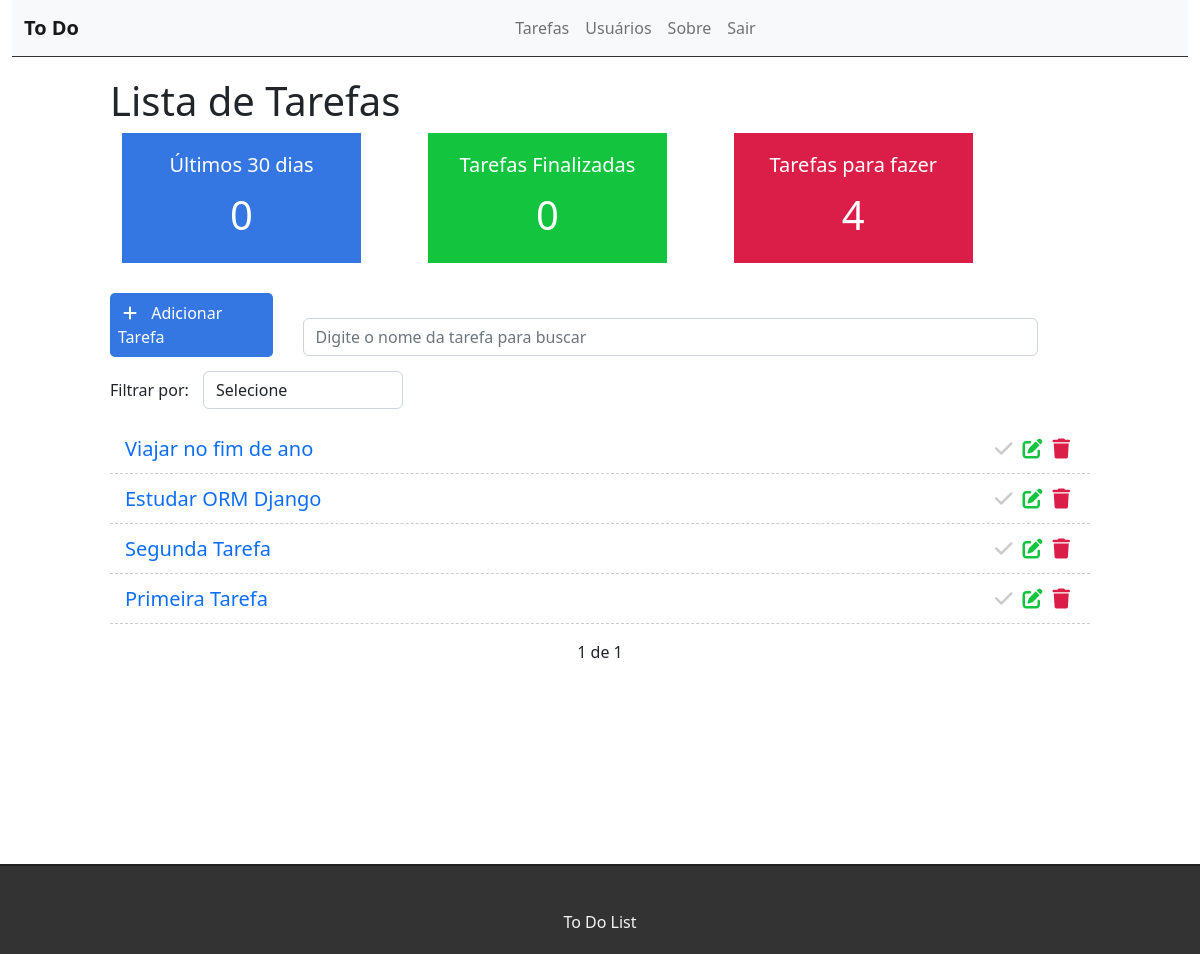
Page / (signed in) on the earlier database version.
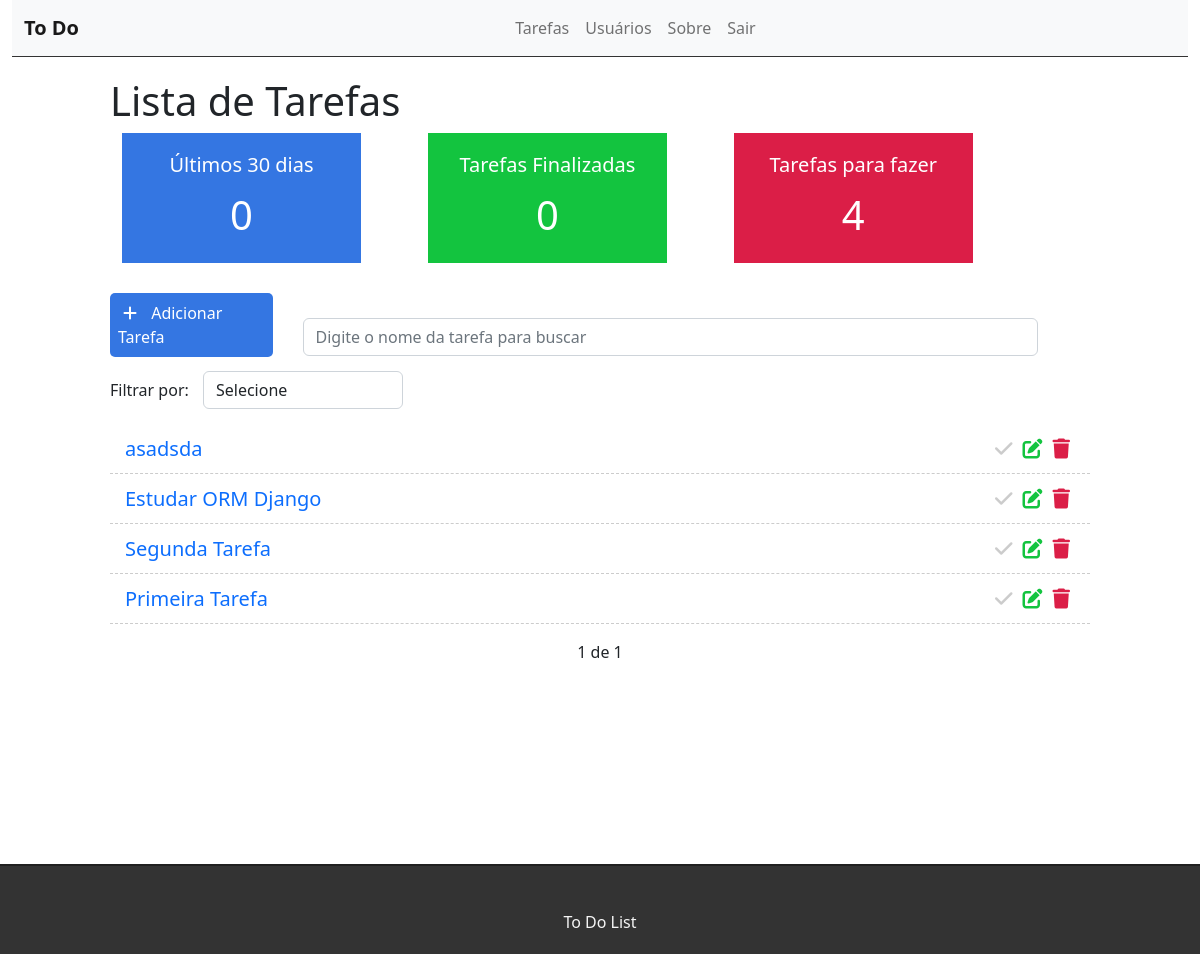
Same page on the later database version.
### tasks/models.py (models this page shows, shortened)
class Task(models.Model):
    title = models.CharField(max_length=255)
    description = models.TextField()
    done = models.CharField(
        max_length=5,
        choices=STATUS,
        )
    user = models.ForeignKey(get_user_model(), on_delete=models.CASCADE)   #chave estrangeira da tabela de user do Django
    created_at = models.DateTimeField(auto_now_add=True)
    updated_at = models.DateTimeField(auto_now=True)

### tasks/views.py (the view)
# urls.py: path('', views.taskList, name='task-list'),
@login_required
def taskList(request):
    search = request.GET.get('search')
    filter = request.GET.get('filter')
    tasksDoneRecently = Task.objects.filter(done='done', updated_at__gt=datetime.datetime.now() - datetime.timedelta(days=30), user=request.user).count()
    taskDone = Task.objects.filter(done='done', user=request.user).count()
    taskDoing = Task.objects.filter(done='doing', user=request.user).count()
    if search:
        tasks = Task.objects.filter(title__icontains=search, user=request.user)    #filtro busca
    elif filter:
        tasks = Task.objects.filter(done=filter, user=request.user)    #filtro de status tarefa
    else:
        tasks_list = Task.objects.all().order_by('-created_at').filter(user=request.user)  #pegar somente dados de usuário logado
        paginator = Paginator(tasks_list, 10)
        page = request.GET.get('page')
        tasks = paginator.get_page(page)
    return render(request, 'tasks/list.html', {'tasks': tasks, 'tasksrecently': tasksDoneRecently, 'taskDone': taskDone, 'taskDoing': taskDoing})

### tasks/templates/tasks/list.html (shortened to what this page needs)
{% extends 'base.html' %}
{% block content%}
<div class="offset-1 col-10 list-div">
    <h1>Lista de Tarefas</h1>
    <div class="row">
        <div class="container dashboard">
            <div class="col-3 dashboard-box" id="dashboard-lastdays">
                <h4>Últimos 30 dias</h4>
                <span>{{ tasksrecently }}</span>
            </div>
            <div class="col-3 dashboard-box" id="dashboard-done">
                <h4>Tarefas Finalizadas</h4>
                <span>{{ taskDone }}</span>
            </div>
            <div class="col-3 dashboard-box" id="dashboard-doing">
                <h4>Tarefas para fazer</h4>
                <span>{{ taskDoing }}</span>
            </div>
        </div>
    </div>
    <a id="add-link" href="newtask/">
        <div class="col-2 add-div">
            <i class="fas fa-plus"></i> Adicionar Tarefa
        </div>
    </a>
    <div class="col-9 search-div">
        <form  method="GET" id="search-form">
            <input class="form-control" type="text" id="search" name="search" placeholder="Digite o nome da tarefa para buscar" value="{{request.GET.search}}">
        </form>
    </div>
    <div class="col-12 filter-div">
        <span>Filtrar por:</span>
        <select name="filter" id="filter" class="form-control">
            <option value="">Selecione</option>
        </select>
    </div>
    <ul class="task-list">
        {% for task in tasks %}
            {% if task.done == 'doing' %}
                <li class="task-item">
            {% else %}
                <li class="task-item done">
            {% endif %}
                    <span><a id="add-link" href="task/{{task.id}}">{{ task.title }}</a></span>
                    <span><a href="delete/{{task.id}}" class="delete-btn"><i class="fas fa-trash"></i></a></span>
                    <span><a href="edit/{{task.id}}"><i class="fas fa-edit"></i></a></span>
                    <span><a href="changestatus/{{task.id}}"><i class="fas fa-check"></i></a></span>
                </li>
        {% endfor %}
    </ul>
    <div class="pagination">
        <span class="step-links">
            {% if tasks.paginator.num_pages %}
                <span class="current">
                    {{ tasks.number }} de {{ tasks.paginator.num_pages}}
                </span>
            {% endif %}
        </span>
    </div>
</div>
{% endblock %}

Differences in the rows shown:
removed Task: title "Viajar no fim de ano"
added Task: title "asadsda"
